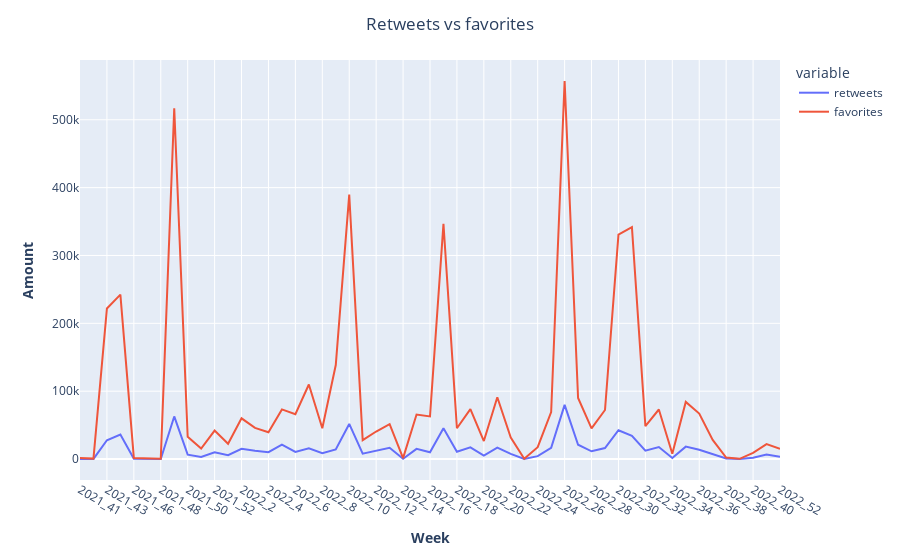

Write notebook code for a chart like this one.
### Code cell
eng_weekly("vegan", df)

### Figure 1 — Plotly figure (JSON) as saved in the notebook; plotly's stock layout.template omitted (floating-point values rounded to 4 significant figures)
{"data": [{"hovertemplate": "variable=retweets<br>week=%{x}<br>value=%{y}<extra></extra>", "legendgroup": "retweets", "line": {"color": "#636efa", "dash": "solid"}, "marker": {"symbol": "circle"}, "mode": "lines", "name": "retweets", "orientation": "v", "showlegend": true, "type": "scatter", "x": ["2021_41", "2021_42", "2021_43", "2021_44", "2021_46", "2021_47", "2021_48", "2021_49", "2021_50", "2021_51", "2021_52", "2022_1", "2022_2", "2022_3", "2022_4", "2022_5", "2022_6", "2022_7", "2022_8", "2022_9", "2022_10", "2022_11", "2022_12", "2022_13", "2022_14", "2022_15", "2022_16", "2022_17", "2022_18", "2022_19", "2022_20", "2022_21", "2022_22", "2022_23", "2022_24", "2022_25", "2022_26", "2022_27", "2022_28", "2022_29", "2022_30", "2022_31", "2022_32", "2022_33", "2022_34", "2022_35", "2022_36", "2022_37", "2022_38", "2022_39", "2022_40", "2022_41", "2022_52"], "xaxis": "x", "y": [135, 172, 27699, 36070, 488, 504, 92, 62800, 6506, 3073, 9869, 5723, 15063, 12231, 10071, 21326, 10587, 15860, 8775, 14278, 51778, 7934, 12108, 16612, 399, 15022, 10057, 45496, 10790, 17302, 5208, 16968, 7626, 66, 4243, 16581, 79813, 21082, 11404, 16165, 42477, 34359, 12392, 17688, 1637, 18284, 13778, 7080, 783, 148, 1982, 6754, 3481], "yaxis": "y"}, {"hovertemplate": "variable=favorites<br>week=%{x}<br>value=%{y}<extra></extra>", "legendgroup": "favorites", "line": {"color": "#EF553B", "dash": "solid"}, "marker": {"symbol": "circle"}, "mode": "lines", "name": "favorites", "orientation": "v", "showlegend": true, "type": "scatter", "x": ["2021_41", "2021_42", "2021_43", "2021_44", "2021_46", "2021_47", "2021_48", "2021_49", "2021_50", "2021_51", "2021_52", "2022_1", "2022_2", "2022_3", "2022_4", "2022_5", "2022_6", "2022_7", "2022_8", "2022_9", "2022_10", "2022_11", "2022_12", "2022_13", "2022_14", "2022_15", "2022_16", "2022_17", "2022_18", "2022_19", "2022_20", "2022_21", "2022_22", "2022_23", "2022_24", "2022_25", "2022_26", "2022_27", "2022_28", "2022_29", "2022_30", "2022_31", "2022_32", "2022_33", "2022_34", "2022_35", "2022_36", "2022_37", "2022_38", "2022_39", "2022_40", "2022_41", "2022_52"], "xaxis": "x", "y": [1368, 622, 221909, 242310, 1617, 1651, 612, 516922, 32790, 15476, 41891, 22536, 60010, 45939, 39573, 73124, 66028, 109857, 45466, 138557, 389645, 27876, 40562, 51314, 1344, 65560, 62873, 346581, 45388, 73536, 26562, 91075, 31759, 371, 17448, 69097, 557139, 90070, 45134, 72289, 330652, 341616, 48573, 73022, 7821, 84196, 66986, 28147, 2172, 366, 9176, 22002, 15252], "yaxis": "y"}], "layout": {"legend": {"title": {"text": "variable"}, "tracegroupgap": 0}, "margin": {"t": 60}, "title": {"text": "Retweets vs favorites", "x": 0.5}, "xaxis": {"anchor": "y", "domain": [0, 1], "title": {"text": "<b>Week</b>"}}, "yaxis": {"anchor": "x", "domain": [0, 1], "title": {"text": "<b>Amount</b>"}}}}
